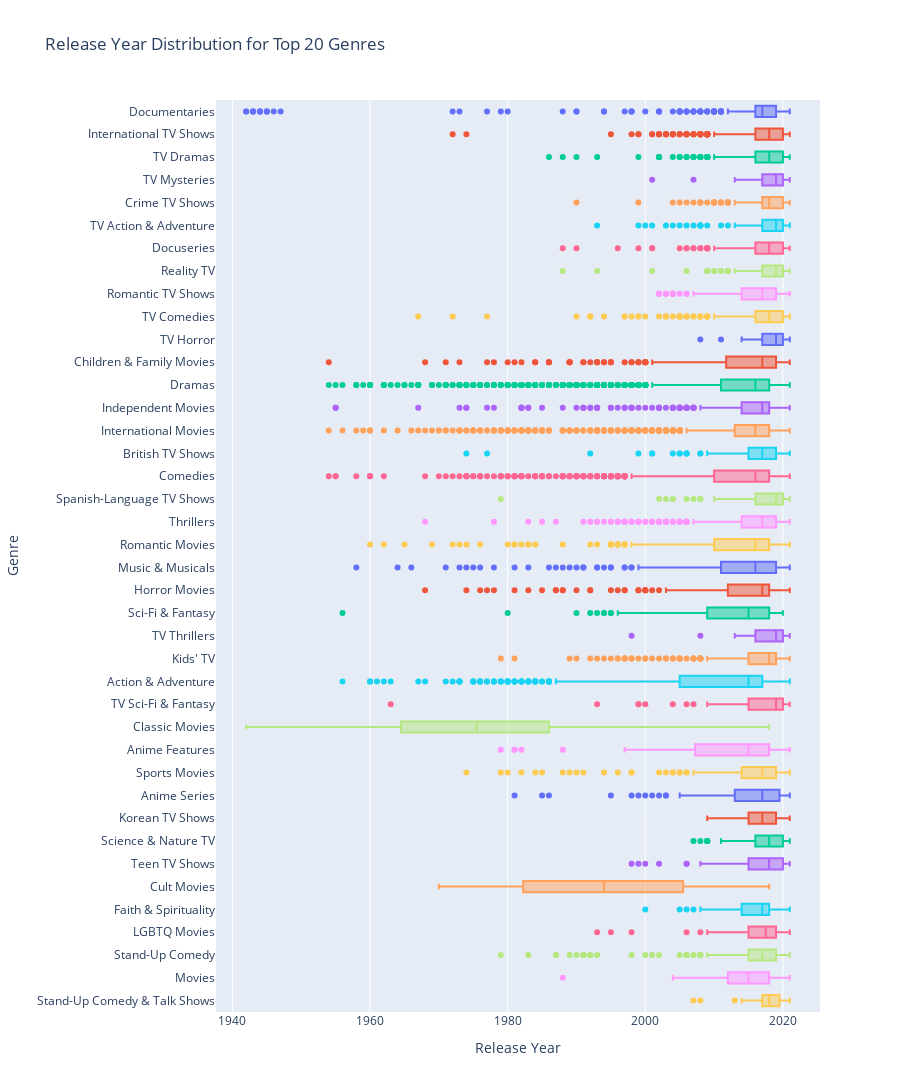

Notebook source saved alongside this figure:
### Markdown cell above
## Année de sortie pas genre

### Code cell
# Split genre in individual column
df_exploded = (
    df.assign(listed_in=df['listed_in'].str.split(', '))
      .explode('listed_in')
      .rename(columns={'listed_in': 'genre'})
)

# Find the tops
top = (
    df_exploded['genre'].value_counts()
    .nlargest(40)
    .index
)

df_top = df_exploded[df_exploded['genre'].isin(top)]

# 3. Create box plot
fig = px.box(
    df_top,
    x="release_year",
    y="genre",
    color="genre",
    title="Release Year Distribution for Top 20 Genres",
    orientation='h',
    hover_data = {'title'}
)

fig.update_traces(
    hovertemplate="<b>%{customdata[0]}</b><extra></extra>"
)

# Clean axis labels
fig.update_layout(
    height=1200,
    xaxis_title="Release Year",
    yaxis_title="Genre",
    showlegend=False,
)

fig.show()
